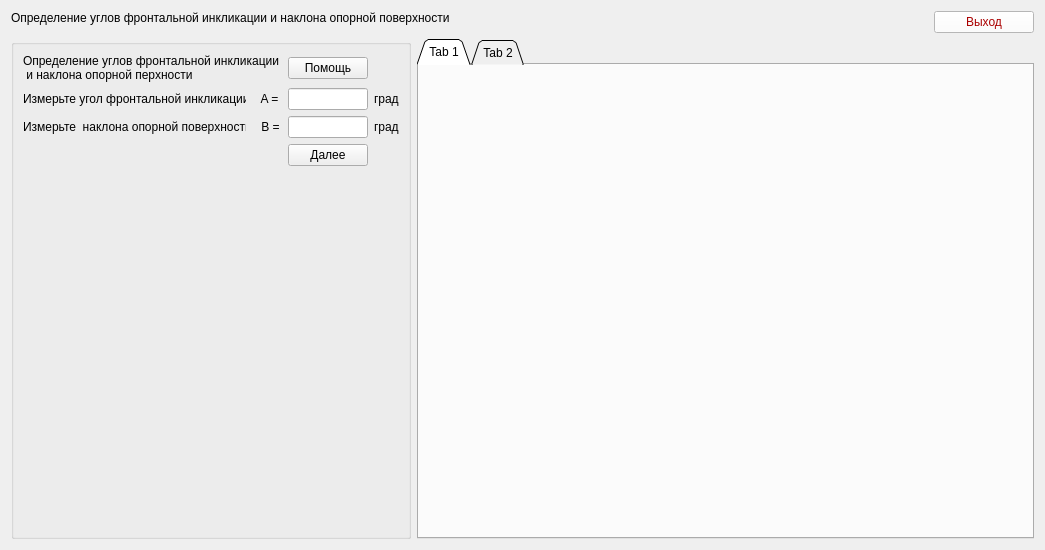
<?xml version="1.0" encoding="UTF-8"?>
<ui version="4.0">
 <class>Form3</class>
 <widget class="QWidget" name="Form3">
  <property name="geometry">
   <rect>
    <x>0</x>
    <y>0</y>
    <width>1045</width>
    <height>545</height>
   </rect>
  </property>
  <property name="windowTitle">
   <string>Form</string>
  </property>
  <layout class="QGridLayout" name="gridLayout">
   <item row="2" column="1" colspan="2">
    <widget class="QTabWidget" name="tabWidget">
     <property name="minimumSize">
      <size>
       <width>500</width>
       <height>500</height>
      </size>
     </property>
     <property name="tabShape">
      <enum>QTabWidget::Triangular</enum>
     </property>
     <widget class="QWidget" name="tab">
      <attribute name="title">
       <string>Tab 1</string>
      </attribute>
     </widget>
     <widget class="QWidget" name="tab_2">
      <attribute name="title">
       <string>Tab 2</string>
      </attribute>
     </widget>
    </widget>
   </item>
   <item row="0" column="2" rowspan="2">
    <widget class="QPushButton" name="pushButton_5">
     <property name="maximumSize">
      <size>
       <width>100</width>
       <height>50</height>
      </size>
     </property>
     <property name="cursor">
      <cursorShape>PointingHandCursor</cursorShape>
     </property>
     <property name="styleSheet">
      <string notr="true">background-color: rgb(255, 255, 255);
color: rgb(170, 0, 0);</string>
     </property>
     <property name="text">
      <string>Выход</string>
     </property>
    </widget>
   </item>
   <item row="0" column="0" colspan="2">
    <widget class="QLabel" name="label_12">
     <property name="styleSheet">
      <string notr="true">font: 75 10pt &quot;MS Shell Dlg 2&quot;;
color: rgb(0, 0, 0);</string>
     </property>
     <property name="text">
      <string>Определение углов фронтальной инкликации и наклона опорной поверхности</string>
     </property>
    </widget>
   </item>
   <item row="2" column="0">
    <widget class="QGroupBox" name="groupBox">
     <property name="maximumSize">
      <size>
       <width>400</width>
       <height>16777215</height>
      </size>
     </property>
     <property name="title">
      <string/>
     </property>
     <layout class="QGridLayout" name="gridLayout_2">
      <item row="3" column="0">
       <widget class="QLabel" name="label_4">
        <property name="text">
         <string>Измерьте  наклона опорной поверхности</string>
        </property>
       </widget>
      </item>
      <item row="3" column="3">
       <widget class="QLineEdit" name="lineEdit_3"/>
      </item>
      <item row="0" column="0" colspan="3">
       <widget class="QLabel" name="label_2">
        <property name="text">
         <string>Определение углов фронтальной инкликации
 и наклона опорной перхности</string>
        </property>
       </widget>
      </item>
      <item row="0" column="3">
       <widget class="QPushButton" name="pushButton_2">
        <property name="cursor">
         <cursorShape>PointingHandCursor</cursorShape>
        </property>
        <property name="text">
         <string>Помощь</string>
        </property>
       </widget>
      </item>
      <item row="4" column="3">
       <widget class="QPushButton" name="pushButton_4">
        <property name="cursor">
         <cursorShape>PointingHandCursor</cursorShape>
        </property>
        <property name="text">
         <string>Далее</string>
        </property>
       </widget>
      </item>
      <item row="1" column="2">
       <widget class="QLabel" name="label_5">
        <property name="text">
         <string> A = </string>
        </property>
       </widget>
      </item>
      <item row="3" column="2">
       <widget class="QLabel" name="label_7">
        <property name="text">
         <string> B =</string>
        </property>
       </widget>
      </item>
      <item row="1" column="0">
       <widget class="QLabel" name="label_3">
        <property name="text">
         <string>Измерьте угол фронтальной инкликации</string>
        </property>
       </widget>
      </item>
      <item row="3" column="4">
       <widget class="QLabel" name="label_8">
        <property name="text">
         <string>град</string>
        </property>
       </widget>
      </item>
      <item row="1" column="3">
       <widget class="QLineEdit" name="lineEdit_2"/>
      </item>
      <item row="1" column="4">
       <widget class="QLabel" name="label_6">
        <property name="text">
         <string>град</string>
        </property>
       </widget>
      </item>
      <item row="5" column="3">
       <spacer name="verticalSpacer">
        <property name="orientation">
         <enum>Qt::Vertical</enum>
        </property>
        <property name="sizeHint" stdset="0">
         <size>
          <width>20</width>
          <height>40</height>
         </size>
        </property>
       </spacer>
      </item>
     </layout>
    </widget>
   </item>
  </layout>
 </widget>
 <resources/>
 <connections/>
</ui>
